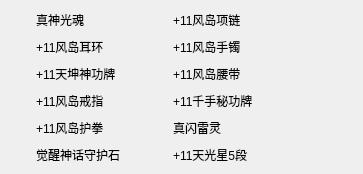
                             <widget class="QWidget" name="widget_5" native="true">
                              <layout class="QHBoxLayout" name="horizontalLayout_53">
                               <property name="spacing">
                                <number>0</number>
                               </property>
                               <property name="leftMargin">
                                <number>0</number>
                               </property>
                               <property name="topMargin">
                                <number>0</number>
                               </property>
                               <property name="rightMargin">
                                <number>0</number>
                               </property>
                               <property name="bottomMargin">
                                <number>0</number>
                               </property>
                               <item>
                                <widget class="QWidget" name="widget_2" native="true">
                                 <layout class="QVBoxLayout" name="verticalLayout_34">
                                  <item>
                                   <layout class="QHBoxLayout" name="horizontalLayout_23">
                                    <item>
                                     <widget class="QLabel" name="label_47">
                                      <property name="sizePolicy">
                                       <sizepolicy hsizetype="Preferred" vsizetype="Preferred">
                                        <horstretch>0</horstretch>
                                        <verstretch>0</verstretch>
                                       </sizepolicy>
                                      </property>
                                      <property name="minimumSize">
                                       <size>
                                        <width>21</width>
                                        <height>21</height>
                                       </size>
                                      </property>
                                      <property name="text">
                                       <string/>
                                      </property>
                                      <property name="pixmap">
                                       <pixmap resource="resources.qrc">:/images/images/images/PyDracula.png</pixmap>
                                      </property>
                                     </widget>
                                    </item>
                                    <item>
                                     <widget class="QLabel" name="label_48">
                                      <property name="minimumSize">
                                       <size>
                                        <width>92</width>
                                        <height>21</height>
                                       </size>
                                      </property>
                                      <property name="text">
                                       <string>真神光魂</string>
                                      </property>
                                     </widget>
                                    </item>
                                   </layout>
                                  </item>
                                  <item>
                                   <layout class="QHBoxLayout" name="horizontalLayout_21">
                                    <item>
                                     <widget class="QLabel" name="label_43">
                                      <property name="sizePolicy">
                                       <sizepolicy hsizetype="Preferred" vsizetype="Preferred">
                                        <horstretch>0</horstretch>
                                        <verstretch>0</verstretch>
                                       </sizepolicy>
                                      </property>
                                      <property name="minimumSize">
                                       <size>
                                        <width>21</width>
                                        <height>21</height>
                                       </size>
                                      </property>
                                      <property name="text">
                                       <string/>
                                      </property>
                                      <property name="pixmap">
                                       <pixmap resource="resources.qrc">:/images/images/images/PyDracula.png</pixmap>
                                      </property>
                                     </widget>
                                    </item>
                                    <item>
                                     <widget class="QLabel" name="label_44">
                                      <property name="minimumSize">
                                       <size>
                                        <width>92</width>
                                        <height>21</height>
                                       </size>
                                      </property>
                                      <property name="text">
                                       <string>+11风岛耳环</string>
                                      </property>
                                     </widget>
                                    </item>
                                   </layout>
                                  </item>
                                  <item>
                                   <layout class="QHBoxLayout" name="horizontalLayout_22">
                                    <item>
                                     <widget class="QLabel" name="label_45">
                                      <property name="sizePolicy">
                                       <sizepolicy hsizetype="Preferred" vsizetype="Preferred">
                                        <horstretch>0</horstretch>
                                        <verstretch>0</verstretch>
                                       </sizepolicy>
                                      </property>
                                      <property name="minimumSize">
                                       <size>
                                        <width>21</width>
                                        <height>21</height>
                                       </size>
                                      </property>
                                      <property name="text">
                                       <string/>
                                      </property>
                                      <property name="pixmap">
                                       <pixmap resource="resources.qrc">:/images/images/images/PyDracula.png</pixmap>
                                      </property>
                                     </widget>
                                    </item>
                                    <item>
                                     <widget class="QLabel" name="label_46">
                                      <property name="minimumSize">
                                       <size>
                                        <width>92</width>
                                        <height>21</height>
                                       </size>
                                      </property>
                                      <property name="text">
                                       <string>+11天坤神功牌</string>
                                      </property>
                                     </widget>
                                    </item>
                                   </layout>
                                  </item>
                                  <item>
                                   <layout class="QHBoxLayout" name="horizontalLayout_10">
                                    <item>
                                     <widget class="QLabel" name="label_19">
                                      <property name="sizePolicy">
                                       <sizepolicy hsizetype="Preferred" vsizetype="Preferred">
                                        <horstretch>0</horstretch>
                                        <verstretch>0</verstretch>
                                       </sizepolicy>
                                      </property>
                                      <property name="minimumSize">
                                       <size>
                                        <width>21</width>
                                        <height>21</height>
                                       </size>
                                      </property>
                                      <property name="text">
                                       <string/>
                                      </property>
                                      <property name="pixmap">
                                       <pixmap resource="resources.qrc">:/images/images/images/PyDracula.png</pixmap>
                                      </property>
                                     </widget>
                                    </item>
                                    <item>
                                     <widget class="QLabel" name="label_20">
                                      <property name="minimumSize">
                                       <size>
                                        <width>92</width>
                                        <height>21</height>
                                       </size>
                                      </property>
                                      <property name="text">
                                       <string>+11风岛戒指</string>
                                      </property>
                                     </widget>
                                    </item>
                                   </layout>
                                  </item>
                                  <item>
                                   <layout class="QHBoxLayout" name="horizontalLayout_20">
                                    <item>
                                     <widget class="QLabel" name="label_41">
                                      <property name="sizePolicy">
                                       <sizepolicy hsizetype="Preferred" vsizetype="Preferred">
                                        <horstretch>0</horstretch>
                                        <verstretch>0</verstretch>
                                       </sizepolicy>
                                      </property>
                                      <property name="minimumSize">
                                       <size>
                                        <width>21</width>
                                        <height>21</height>
                                       </size>
                                      </property>
                                      <property name="text">
                                       <string/>
                                      </property>
                                      <property name="pixmap">
                                       <pixmap resource="resources.qrc">:/images/images/images/PyDracula.png</pixmap>
                                      </property>
                                     </widget>
                                    </item>
                                    <item>
                                     <widget class="QLabel" name="label_42">
                                      <property name="minimumSize">
                                       <size>
                                        <width>92</width>
                                        <height>21</height>
                                       </size>
                                      </property>
                                      <property name="text">
                                       <string>+11风岛护拳</string>
                                      </property>
                                     </widget>
                                    </item>
                                   </layout>
                                  </item>
                                  <item>
                                   <layout class="QHBoxLayout" name="horizontalLayout_49">
                                    <item>
                                     <widget class="QLabel" name="label_69">
                                      <property name="sizePolicy">
                                       <sizepolicy hsizetype="Preferred" vsizetype="Preferred">
                                        <horstretch>0</horstretch>
                                        <verstretch>0</verstretch>
                                       </sizepolicy>
                                      </property>
                                      <property name="minimumSize">
                                       <size>
                                        <width>21</width>
                                        <height>21</height>
                                       </size>
                                      </property>
                                      <property name="text">
                                       <string/>
                                      </property>
                                      <property name="pixmap">
                                       <pixmap resource="resources.qrc">:/images/images/images/PyDracula.png</pixmap>
                                      </property>
                                     </widget>
                                    </item>
                                    <item>
                                     <widget class="QLabel" name="label_70">
                                      <property name="minimumSize">
                                       <size>
                                        <width>92</width>
                                        <height>21</height>
                                       </size>
                                      </property>
                                      <property name="text">
                                       <string>觉醒神话守护石</string>
                                      </property>
                                     </widget>
                                    </item>
                                   </layout>
                                  </item>
                                 </layout>
                                </widget>
                               </item>
                               <item>
                                <widget class="QWidget" name="widget_3" native="true">
                                 <layout class="QVBoxLayout" name="verticalLayout_35">
                                  <item>
                                   <layout class="QHBoxLayout" name="horizontalLayout_27">
                                    <item>
                                     <widget class="QLabel" name="label_55">
                                      <property name="sizePolicy">
                                       <sizepolicy hsizetype="Preferred" vsizetype="Preferred">
                                        <horstretch>0</horstretch>
                                        <verstretch>0</verstretch>
                                       </sizepolicy>
                                      </property>
                                      <property name="minimumSize">
                                       <size>
                                        <width>21</width>
                                        <height>21</height>
                                       </size>
                                      </property>
                                      <property name="text">
                                       <string/>
                                      </property>
                                      <property name="pixmap">
                                       <pixmap resource="resources.qrc">:/images/images/images/PyDracula.png</pixmap>
                                      </property>
                                     </widget>
                                    </item>
                                    <item>
                                     <widget class="QLabel" name="label_56">
                                      <property name="minimumSize">
                                       <size>
                                        <width>92</width>
                                        <height>21</height>
                                       </size>
                                      </property>
                                      <property name="text">
                                       <string>+11风岛项链</string>
                                      </property>
                                     </widget>
                                    </item>
                                   </layout>
                                  </item>
                                  <item>
                                   <layout class="QHBoxLayout" name="horizontalLayout_26">
                                    <item>
                                     <widget class="QLabel" name="label_53">
                                      <property name="sizePolicy">
                                       <sizepolicy hsizetype="Preferred" vsizetype="Preferred">
                                        <horstretch>0</horstretch>
                                        <verstretch>0</verstretch>
                                       </sizepolicy>
                                      </property>
                                      <property name="minimumSize">
                                       <size>
                                        <width>21</width>
                                        <height>21</height>
                                       </size>
                                      </property>
                                      <property name="text">
                                       <string/>
                                      </property>
                                      <property name="pixmap">
                                       <pixmap resource="resources.qrc">:/images/images/images/PyDracula.png</pixmap>
                                      </property>
                                     </widget>
                                    </item>
                                    <item>
                                     <widget class="QLabel" name="label_54">
                                      <property name="minimumSize">
                                       <size>
                                        <width>92</width>
                                        <height>21</height>
                                       </size>
                                      </property>
                                      <property name="text">
                                       <string>+11风岛手镯</string>
                                      </property>
                                     </widget>
                                    </item>
                                   </layout>
                                  </item>
                                  <item>
                                   <layout class="QHBoxLayout" name="horizontalLayout_25">
                                    <item>
                                     <widget class="QLabel" name="label_51">
                                      <property name="sizePolicy">
                                       <sizepolicy hsizetype="Preferred" vsizetype="Preferred">
                                        <horstretch>0</horstretch>
                                        <verstretch>0</verstretch>
                                       </sizepolicy>
                                      </property>
                                      <property name="minimumSize">
                                       <size>
                                        <width>21</width>
                                        <height>21</height>
                                       </size>
                                      </property>
                                      <property name="text">
                                       <string/>
                                      </property>
                                      <property name="pixmap">
                                       <pixmap resource="resources.qrc">:/images/images/images/PyDracula.png</pixmap>
                                      </property>
                                     </widget>
                                    </item>
                                    <item>
                                     <widget class="QLabel" name="label_52">
                                      <property name="minimumSize">
                                       <size>
                                        <width>92</width>
                                        <height>21</height>
                                       </size>
                                      </property>
                                      <property name="text">
                                       <string>+11风岛腰带</string>
                                      </property>
                                     </widget>
                                    </item>
                                   </layout>
                                  </item>
                                  <item>
                                   <layout class="QHBoxLayout" name="horizontalLayout_24">
                                    <item>
                                     <widget class="QLabel" name="label_49">
                                      <property name="sizePolicy">
                                       <sizepolicy hsizetype="Preferred" vsizetype="Preferred">
                                        <horstretch>0</horstretch>
                                        <verstretch>0</verstretch>
                                       </sizepolicy>
                                      </property>
                                      <property name="minimumSize">
                                       <size>
                                        <width>21</width>
                                        <height>21</height>
                                       </size>
                                      </property>
                                      <property name="text">
                                       <string/>
                                      </property>
                                      <property name="pixmap">
                                       <pixmap resource="resources.qrc">:/images/images/images/PyDracula.png</pixmap>
                                      </property>
                                     </widget>
                                    </item>
                                    <item>
                                     <widget class="QLabel" name="label_50">
                                      <property name="minimumSize">
                                       <size>
                                        <width>92</width>
                                        <height>21</height>
                                       </size>
                                      </property>
                                      <property name="text">
                                       <string>+11千手秘功牌</string>
                                      </property>
                                     </widget>
                                    </item>
                                   </layout>
                                  </item>
                                  <item>
                                   <layout class="QHBoxLayout" name="horizontalLayout_28">
                                    <item>
                                     <widget class="QLabel" name="label_57">
                                      <property name="sizePolicy">
                                       <sizepolicy hsizetype="Preferred" vsizetype="Preferred">
                                        <horstretch>0</horstretch>
                                        <verstretch>0</verstretch>
                                       </sizepolicy>
                                      </property>
                                      <property name="minimumSize">
                                       <size>
                                        <width>21</width>
                                        <height>21</height>
                                       </size>
                                      </property>
                                      <property name="text">
                                       <string/>
                                      </property>
                                      <property name="pixmap">
                                       <pixmap resource="resources.qrc">:/images/images/images/PyDracula.png</pixmap>
                                      </property>
                                     </widget>
                                    </item>
                                    <item>
                                     <widget class="QLabel" name="label_58">
                                      <property name="minimumSize">
                                       <size>
                                        <width>92</width>
                                        <height>21</height>
                                       </size>
                                      </property>
                                      <property name="text">
                                       <string>真闪雷灵</string>
                                      </property>
                                     </widget>
                                    </item>
                                   </layout>
                                  </item>
                                  <item>
                                   <layout class="QHBoxLayout" name="horizontalLayout_30">
                                    <item>
                                     <widget class="QLabel" name="label_61">
                                      <property name="sizePolicy">
                                       <sizepolicy hsizetype="Preferred" vsizetype="Preferred">
                                        <horstretch>0</horstretch>
                                        <verstretch>0</verstretch>
                                       </sizepolicy>
                                      </property>
                                      <property name="minimumSize">
                                       <size>
                                        <width>21</width>
                                        <height>21</height>
                                       </size>
                                      </property>
                                      <property name="text">
                                       <string/>
                                      </property>
                                      <property name="pixmap">
                                       <pixmap resource="resources.qrc">:/images/images/images/PyDracula.png</pixmap>
                                      </property>
                                     </widget>
                                    </item>
                                    <item>
                                     <widget class="QLabel" name="label_62">
                                      <property name="minimumSize">
                                       <size>
                                        <width>92</width>
                                        <height>21</height>
                                       </size>
                                      </property>
                                      <property name="text">
                                       <string>+11天光星5段</string>
                                      </property>
                                     </widget>
                                    </item>
                                   </layout>
                                  </item>
                                 </layout>
                                </widget>
                               </item>
                               <item>
                                <spacer name="horizontalSpacer_11">
                                 <property name="orientation">
                                  <enum>Qt::Horizontal</enum>
                                 </property>
                                 <property name="sizeHint" stdset="0">
                                  <size>
                                   <width>89</width>
                                   <height>20</height>
                                  </size>
                                 </property>
                                </spacer>
                               </item>
                              </layout>
                             </widget>
